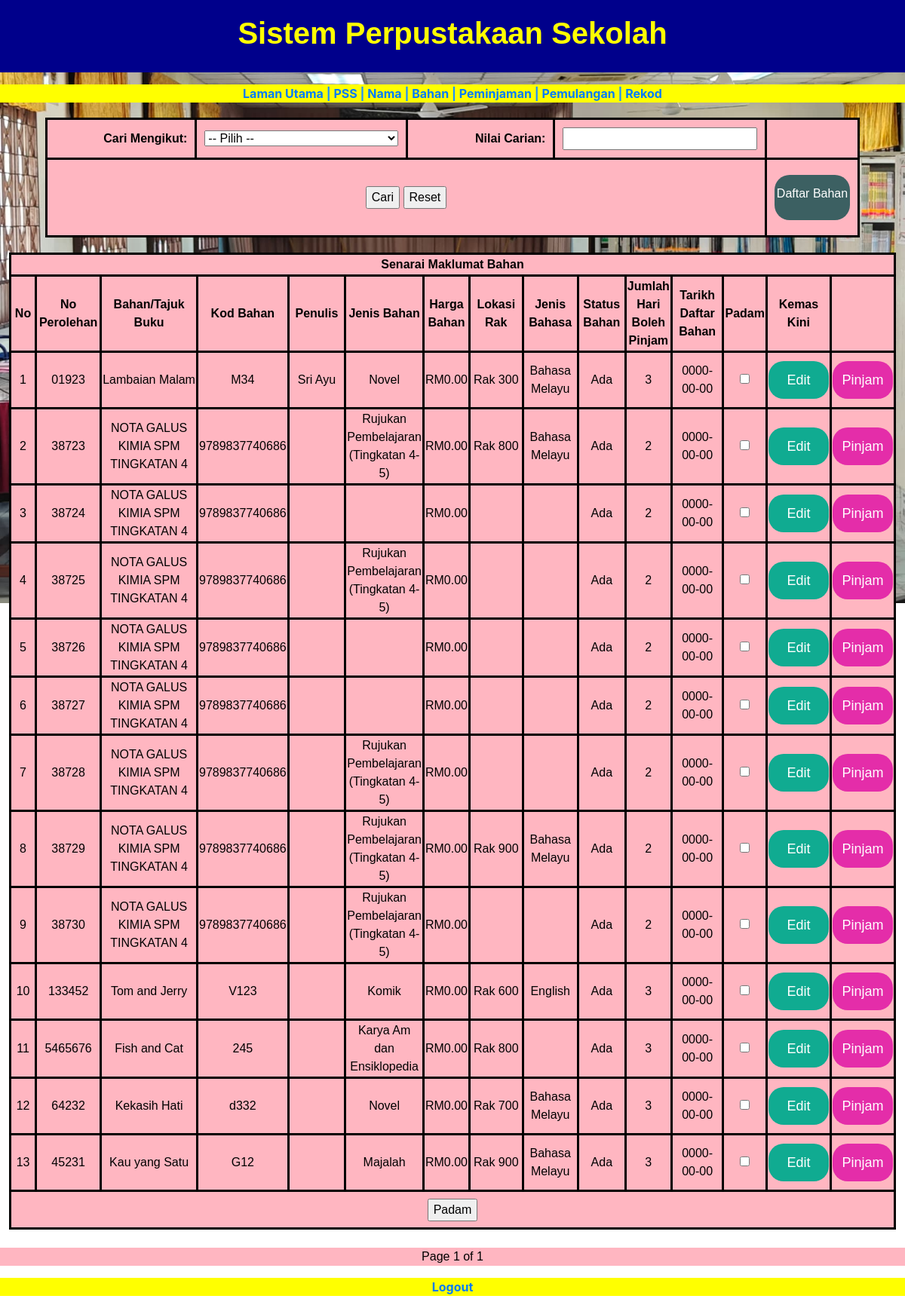
The page /PSS_Book.php on the database as committed earlier.
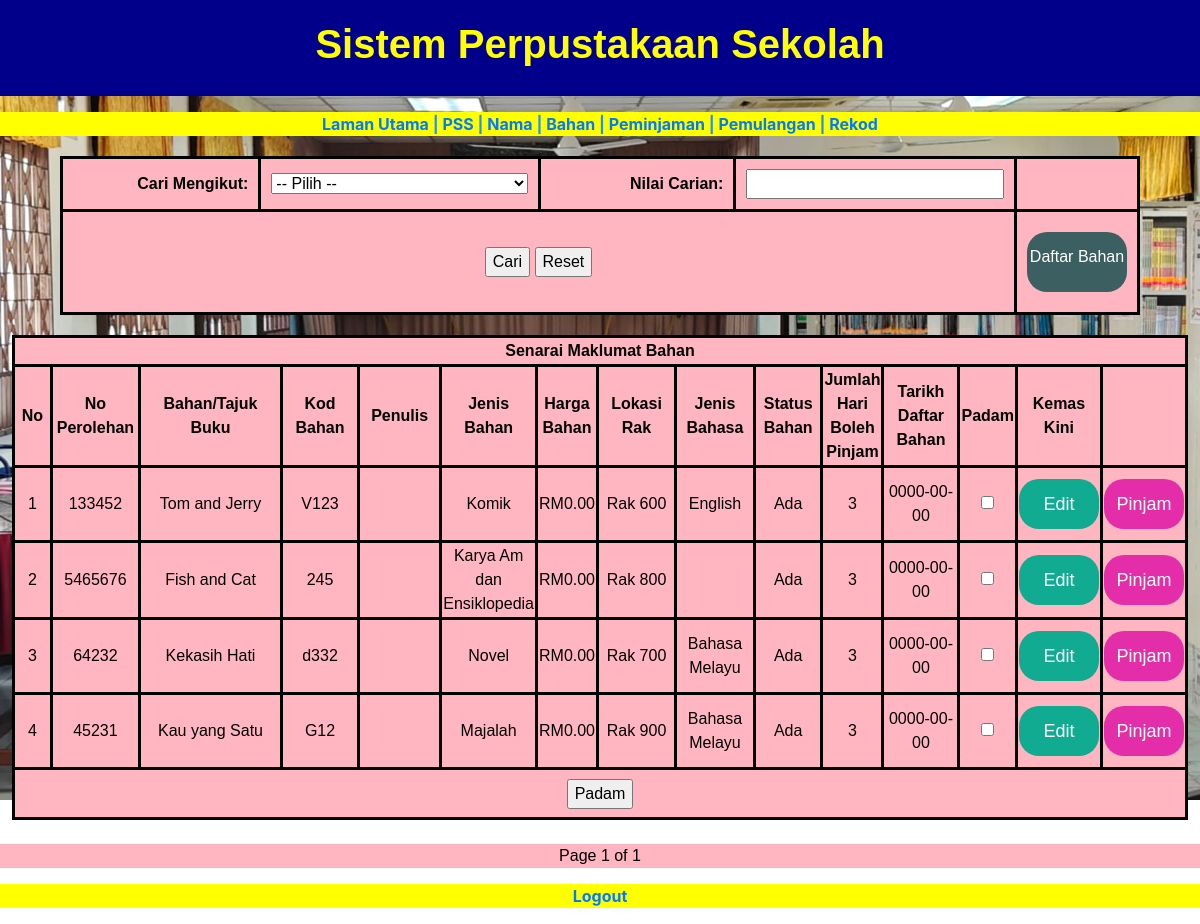
The same page on the database as committed later.
### tables this page shows
CREATE TABLE `buku` (
  `book_id` int(11) NOT NULL,
  `no_perolehan` varchar(50) NOT NULL,
  `tajuk` varchar(255) NOT NULL,
  `kod_buku` varchar(50) NOT NULL,
  `penulis` varchar(255) DEFAULT NULL,
  `jenis_buku` varchar(255) NOT NULL,
  `harga` decimal(10,2) DEFAULT NULL,
  `lokasi_rak` varchar(50) NOT NULL,
  `jenis_bahasa` enum('Bahasa Melayu','English','Mandarin','Tamil','Bahasa Arab') NOT NULL,
  `status_buku` enum('Ada','Tiada','Rosak','Hilang','Dipinjam') NOT NULL,
  `jumlah_hari_pinjaman` enum('2','3','Tidak Boleh Dipinjam') NOT NULL,
  `daftar_buku` date DEFAULT NULL
);

### PSS_Book.php (the view, shortened to what this page needs)
<?php
include('dblibrary.php');
$booksPerPage = 15;
$page = isset($_GET['page']) ? (int)$_GET['page'] : 1;
$offset = ($page - 1) * $booksPerPage;
$sql = "SELECT book_id, no_perolehan, tajuk, kod_buku, penulis, Jenis_buku, harga, lokasi_rak, Jenis_bahasa, status_buku, jumlah_hari_pinjaman, daftar_buku
        FROM buku";
$sql .= " LIMIT $booksPerPage OFFSET $offset";
$result = $conn->query($sql);
$books = ($result->num_rows > 0) ? $result->fetch_all(MYSQLI_ASSOC) : [];
$totalBooksQuery = "SELECT COUNT(*) AS total FROM buku";
$totalBooksResult = $conn->query($totalBooksQuery);
$totalBooks = $totalBooksResult->fetch_assoc()['total'];
$totalPages = ceil($totalBooks / $booksPerPage);
?>
<!DOCTYPE html>
<html lang="en">
  <head>
	<link rel="stylesheet" type="text/css" href="config/css/PSS.css">
    <link href="css/bootstrap-4.4.1.css" rel="stylesheet">
  </head>
	 <body>
	<main class="menu_content">
	  <header class="PSS_header">
		  <h1 align="center"><strong>Sistem Perpustakaan Sekolah</strong></h1>
	  </header>
		<p>
	  <section class="PSS_section"><strong>
		  <a href="library_pss_page.php">Laman Utama</a> | <a href="PSS_list.php">PSS</a> | <a href="PSS_senarai_nama.php">Nama</a> | <a href="PSS_Book.php">Bahan</a> | <a href="PSS_senarai_peminjam.php">Peminjaman</a> | <a href="PSS_senarai_pulang.php">Pemulangan</a> | <a href="PSS_History.php">Rekod</a></strong>
	  </section></p>
<form id="searchForm" name="searchForm" method="get" action="PSS_Book.php" class="form_bahan" style="margin: 20px auto; width: 90%;">
        <table width="100%" border="0" cellpadding="10" cellspacing="0">
          <tr>
            <td width="20%" align="right"><strong>Cari Mengikut:</strong></td>
            <td width="30%">
              <select name="search_column" id="search_column" onchange="updateSearchInput()" style="width: 100%;">
                <option value="">-- Pilih --</option>
              </select>
            </td>
            <td width="20%" align="right"><strong>Nilai Carian:</strong></td>
            <td width="30%">
              <div id="search_value_container">
              </div>
            </td>
          </tr>
          <tr>
            <td colspan="4" align="center">
              <input type="submit" value="Cari">
              <input type="button" value="Reset" onclick="window.location.href='PSS_Book.php';">
            </td>
			  <td align="center" margin-top="10px">
                    <a href="PSS_Book_register.php" class="daftar-bg daftar-button">Daftar Bahan</a>
                </td>
          </tr>
        </table>
      </form>
		 <form id="form7" name="form7" method="post" action="PSS_book_delete.php">
    <table class="form_bahan" width="98%" height="218" border="1" cellpadding="1" cellspacing="1" align="center">
		<thead>
			    <tr>
				   <td  colspan="20" align="center"><strong>Senarai Maklumat Bahan</strong></td>
		      </tr>
			   <tr>
				   <th width="40" align="center">No</th>
				   <th width="89" align="center">No Perolehan</th>
				   <th width="150" align="center">Bahan/Tajuk Buku</th>
				   <th width="81" align="center">Kod Bahan</th>
				   <th width="86" align="center">Penulis</th>
				   <th width="86" align="center">Jenis Bahan</th>
				   <th width="50" align="center">Harga Bahan</th>
				   <th width="82" align="center">Lokasi Rak</th>
				   <th width="82" align="center">Jenis Bahasa</th>
				   <th width="70" align="center">Status Bahan</th>
				   <th width="60" align="center">Jumlah Hari Boleh Pinjam</th>
				   <th width="80" align="center">Tarikh Daftar Bahan</th>
				   <th width="50" align="center">Padam</th>
				   <th width="60" align="center">Kemas Kini</th>
				   <th width="85" align="center"></th>
			   </tr>
		   </thead>
        <tbody>
        <?php
            if (!empty($books)) {
                $no = $offset + 1;
                foreach ($books as $row) {
                    ?>
            <tr>
                <td align="center"><?php echo $no; ?></td>
                <td align="center"><?php echo $row['no_perolehan']; ?></td>
                <td align="center"><?php echo $row['tajuk']; ?></td>
                <td align="center"><?php echo $row['kod_buku']; ?></td>
				<td align="center"><?php echo $row['penulis']; ?></td>
				<td align="center"><?php echo $row['Jenis_buku']; ?></td>
                <td align="center">RM<?php echo $row['harga']; ?></td>
                <td align="center"><?php echo $row['lokasi_rak']; ?></td>
                <td align="center"><?php echo $row['Jenis_bahasa']; ?></td>
                <td align="center"><?php echo $row['status_buku']; ?></td>
                <td align="center"><?php echo $row['jumlah_hari_pinjaman']; ?></td>
				<td align="center"><?php echo $row['daftar_buku']; ?></td>
                <td align="center"><input type="checkbox" name="delete_ids[]" value="<?php echo $row['book_id']; ?>"></td>
                <td align="center" margin-top="10px">
                    <a href="PSS_book_update.php?bookid=<?php echo $row['no_perolehan']; ?>" class="edit-bg edit-button">Edit</a>
                </td>
				<td align="center" margin-top="10px">
				<?php if ($row['status_buku'] == "Ada" && ($row['jumlah_hari_pinjaman'] == "2" || $row['jumlah_hari_pinjaman'] == "3")) { ?>
					<a href="PSS_Booking.php?no_perolehan=<?php echo $row['no_perolehan']; ?>" class="Pinjam-bg Pinjam-button">Pinjam</a>
				<?php } ?>
			</td>
            </tr>
            <?php
            $no++;
        }
    } else {
        ?>
        <tr><td colspan="20" align="center">Tiada Bahan dijumpai</td></tr>
        <?php
    }
    ?>
		<tr>
        <td colspan="20" align="center" height="50">
            <input type="submit" name="Delete" id="Delete" value="Padam">
        </td>
    </tr>
    </tbody>
  </table>
</form>
		 <br>
      <div class="form_bahan" style="text-align: center;">
        <span> Page <?= $page; ?> of <?= $totalPages; ?> </span>
      </div>
  <p><section class="PSS_section" align="center">
       <strong><a href="pss_library_logout.php">Logout</a></strong>
   </section></p>
</main>
</body>
</html>

### config/css/PSS.css (style rules this page uses)
body { font-family: Arial, sans-serif; margin: 0; padding: 0; background-color: #f8f9fa; }
.PSS_header { text-align: center; background-color: darkblue; padding: 20px; }
.PSS_header h1 { font-family: Arial, sans-serif; font-weight: 400; color: yellow; }
.PSS_section { color: dodgerblue; background-color: yellow; text-align: center; text-decoration-color: black; }
.form_bahan { font-family: Arial, sans-serif; color: black; background-color: lightpink; text-align: center; }
table, th, td { border: 3px solid black; border-collapse: collapse; }
.edit-bg { display: inline-block; width: 80px; height: 50px; line-height: 50px; font-size: 18px; color: white; text-decoration: none; text-align: center; border: none; border-radius: 20px; cursor: pointer; margin-top:10px; margin-bottom: 10px; transition: background-color 0.3s ease, transform 0.3s ease; }
.edit-button { background-color: #10AB91; }
.daftar-bg { display: inline-block; width: 100px; height: 60px; line-height: 50px; font-size: 16px; color: white; text-decoration: none; text-align: center; border: none; border-radius: 20px; cursor: pointer; margin-top:10px; margin-bottom: 10px; transition: background-color 0.3s ease, transform 0.3s ease; }
.daftar-button { background-color: #3C6062; }
.Pinjam-bg { display: inline-block; width: 80px; height: 50px; line-height: 50px; font-size: 18px; color: white; text-decoration: none; text-align: center; border: none; border-radius: 20px; cursor: pointer; margin-top:10px; margin-bottom: 10px; transition: background-color 0.3s ease, transform 0.3s ease; }
.Pinjam-button { background-color: #E42DA9; }

Rows that differ between the two databases and show on the page:
removed buku: no_perolehan "01923", tajuk "Lambaian Malam", kod_buku "M34", penulis "Sri Ayu", jenis_buku "Novel", harga "0.00", lokasi_rak "Rak 300", jenis_bahasa "Bahasa Melayu", status_buku "Ada", jumlah_hari_pinjaman "3", daftar_buku "0000-00-00"
removed buku: no_perolehan "38723", tajuk "NOTA GALUS KIMIA SPM TINGKATAN 4", kod_buku "9789837740686", jenis_buku "Rujukan Pembelajaran (Tingkatan 4-5)", harga "0.00", lokasi_rak "Rak 800", jenis_bahasa "Bahasa Melayu", status_buku "Ada", jumlah_hari_pinjaman "2", daftar_buku "0000-00-00"
removed buku: no_perolehan "38724", tajuk "NOTA GALUS KIMIA SPM TINGKATAN 4", kod_buku "9789837740686", harga "0.00", status_buku "Ada", jumlah_hari_pinjaman "2", daftar_buku "0000-00-00"
removed buku: no_perolehan "38725", tajuk "NOTA GALUS KIMIA SPM TINGKATAN 4", kod_buku "9789837740686", jenis_buku "Rujukan Pembelajaran (Tingkatan 4-5)", harga "0.00", status_buku "Ada", jumlah_hari_pinjaman "2", daftar_buku "0000-00-00"
removed buku: no_perolehan "38726", tajuk "NOTA GALUS KIMIA SPM TINGKATAN 4", kod_buku "9789837740686", harga "0.00", status_buku "Ada", jumlah_hari_pinjaman "2", daftar_buku "0000-00-00"
removed buku: no_perolehan "38727", tajuk "NOTA GALUS KIMIA SPM TINGKATAN 4", kod_buku "9789837740686", harga "0.00", status_buku "Ada", jumlah_hari_pinjaman "2", daftar_buku "0000-00-00"
removed buku: no_perolehan "38728", tajuk "NOTA GALUS KIMIA SPM TINGKATAN 4", kod_buku "9789837740686", jenis_buku "Rujukan Pembelajaran (Tingkatan 4-5)", harga "0.00", status_buku "Ada", jumlah_hari_pinjaman "2", daftar_buku "0000-00-00"
removed buku: no_perolehan "38729", tajuk "NOTA GALUS KIMIA SPM TINGKATAN 4", kod_buku "9789837740686", jenis_buku "Rujukan Pembelajaran (Tingkatan 4-5)", harga "0.00", lokasi_rak "Rak 900", jenis_bahasa "Bahasa Melayu", status_buku "Ada", jumlah_hari_pinjaman "2", daftar_buku "0000-00-00"
removed buku: no_perolehan "38730", tajuk "NOTA GALUS KIMIA SPM TINGKATAN 4", kod_buku "9789837740686", jenis_buku "Rujukan Pembelajaran (Tingkatan 4-5)", harga "0.00", status_buku "Ada", jumlah_hari_pinjaman "2", daftar_buku "0000-00-00"
